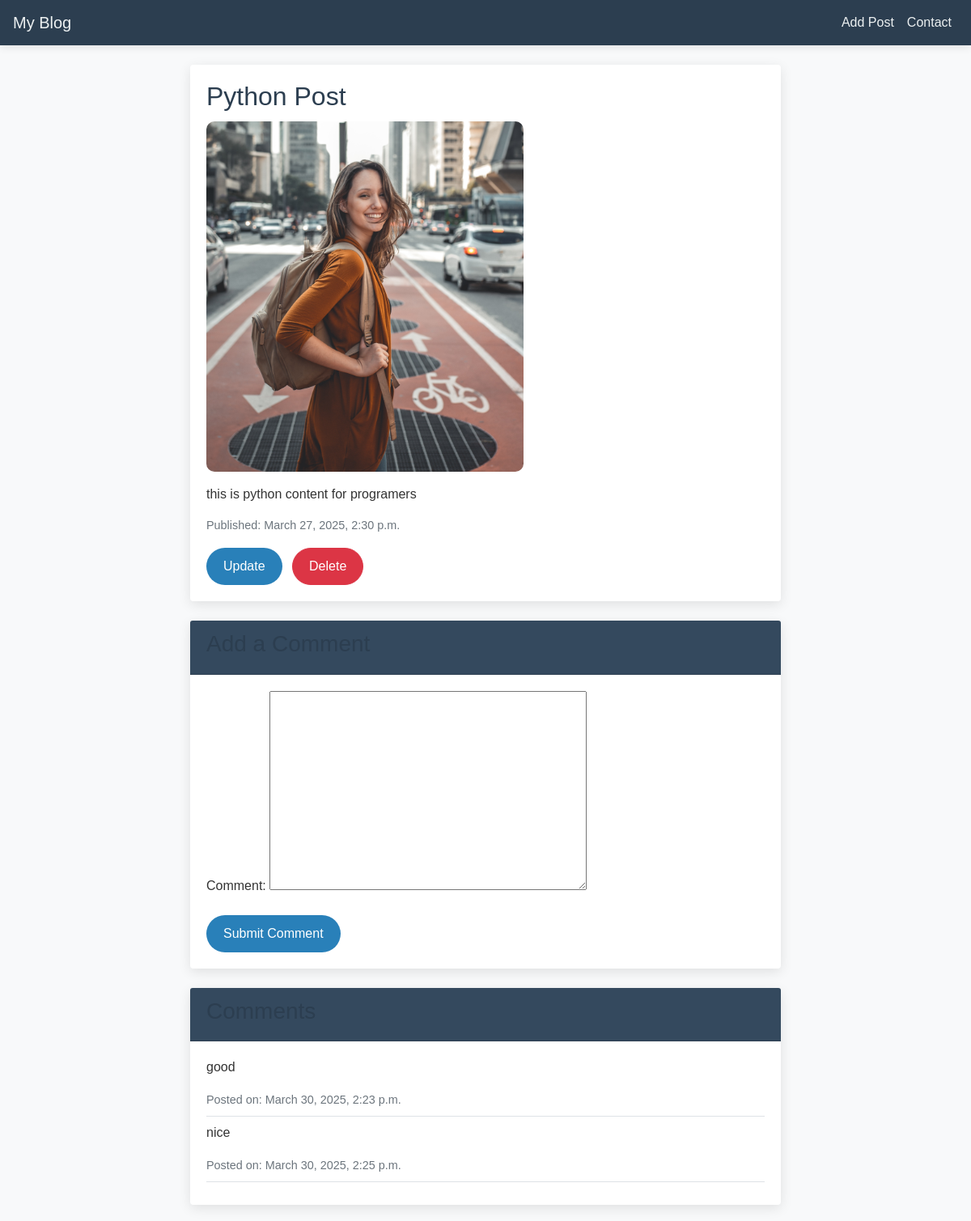
The page /post_detail/python-post on the database as committed earlier.
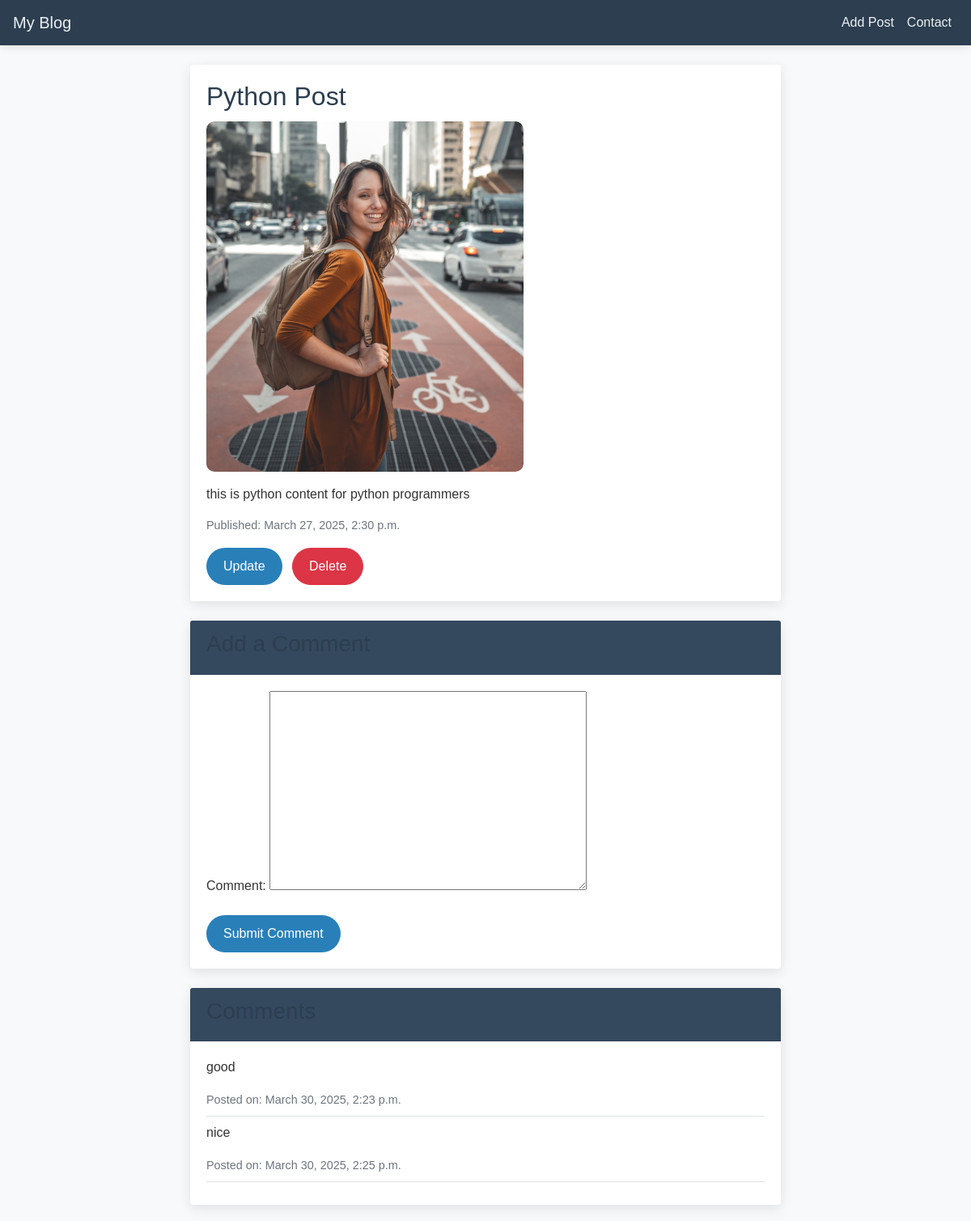
The same page on the database as committed later.
### post/models.py (models this page shows, shortened)
class Post(models.Model):
    title = models.CharField(max_length=50)
    content = models.TextField(max_length=200)
    created_at = models.DateTimeField(auto_now_add=True)
    image = models.ImageField(upload_to='post-image/' , null=True , blank=True)
    active = models.BooleanField(default=False)
    slug = models.SlugField(blank=True , null=True)
    class Meta:
        verbose_name = 'Post'
        verbose_name_plural = 'Posts'

### post/views.py (the view, shortened to what this page needs)
# urls.py: path('post_detail/<str:slug>' , views.PostDetail.as_view() , name='post_detail'),
class PostDetail(DetailView):
    model = Post ## in template [object_list , post_list]
    def get_context_data(self , **kwargs):
        context = super().get_context_data(**kwargs)
        context['comment_form'] = CommentForm()
        context['comments'] = CommentPost.objects.filter(post=self.object) # self.object is the post object
        return context

### post/forms.py
class CommentForm(forms.ModelForm):
    class Meta:
        model = CommentPost
        fields = ['comment'] # add comment to the post

### post/templates/post/post_detail.html (shortened to what this page needs)
{% extends 'base.html' %}
{% block content %}
    <div class="row justify-content-center">
        <div class="col-md-8">
            <div class="card mb-4">
                <div class="card-body">
                    <h2 class="card-title">{{ post.title }}</h2>
                    {% if post.image %}
                        <img src="{{ post.image.url }}" class="img-fluid mb-3" alt="{{ post.title }}">
                    {% endif %}
                    <p class="card-text">{{ post.content }}</p>
                    <p class="text-muted">Published: {{ post.created_at }}</p>
                    <a href="{% url 'post:update_post' post.slug %}" class="btn btn-custom mr-2">Update</a>
                    <a href="{% url 'post:delete_post' post.slug %}" class="btn btn-danger">Delete</a>
                </div>
            </div>
            <div class="card mb-4">
                <div class="card-header">
                    <h3>Add a Comment</h3>
                </div>
                <div class="card-body">
                    <form action="" method="post">
                        {{ comment_form.as_p }}
                        <input type="submit" value="Submit Comment" class="btn btn-custom">
                    </form>
                </div>
            </div>
            <div class="card">
                <div class="card-header">
                    <h3>Comments</h3>
                </div>
                <div class="card-body">
                    {% for comment in comments %}
                        <div class="border-bottom pb-2 mb-2">
                            <p>{{ comment.comment }}</p>
                            <small class="text-muted">Posted on: {{ comment.created_at }}</small>
                        </div>
                    {% empty %}
                        <p>No comments yet. Be the first to comment!</p>
                    {% endfor %}
                </div>
            </div>
        </div>
    </div>
{% endblock %}

Rows that differ between the two databases and show on the page:
changed Post "Python Post": content "this is python content for programers" → "this is python content for python programmers"
